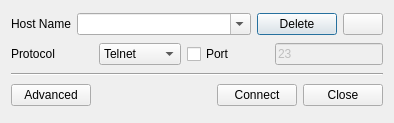
<?xml version="1.0" encoding="UTF-8"?>
<ui version="4.0">
 <class>quickDialog</class>
 <widget class="QDialog" name="quickDialog">
  <property name="geometry">
   <rect>
    <x>0</x>
    <y>0</y>
    <width>394</width>
    <height>123</height>
   </rect>
  </property>
  <property name="sizePolicy">
   <sizepolicy hsizetype="Expanding" vsizetype="Expanding">
    <horstretch>0</horstretch>
    <verstretch>0</verstretch>
   </sizepolicy>
  </property>
  <property name="windowTitle">
   <string>Quick Login</string>
  </property>
  <layout class="QGridLayout">
   <item row="0" column="0">
    <layout class="QHBoxLayout">
     <item>
      <widget class="QLabel" name="TextLabel4">
       <property name="frameShape">
        <enum>QFrame::NoFrame</enum>
       </property>
       <property name="frameShadow">
        <enum>QFrame::Plain</enum>
       </property>
       <property name="text">
        <string>Host Name</string>
       </property>
      </widget>
     </item>
     <item>
      <widget class="QComboBox" name="historyComboBox">
       <property name="sizePolicy">
        <sizepolicy hsizetype="Expanding" vsizetype="Fixed">
         <horstretch>0</horstretch>
         <verstretch>0</verstretch>
        </sizepolicy>
       </property>
       <property name="editable">
        <bool>true</bool>
       </property>
       <property name="insertPolicy">
        <enum>QComboBox::NoInsert</enum>
       </property>
       <property name="duplicatesEnabled">
        <bool>true</bool>
       </property>
      </widget>
     </item>
     <item>
      <widget class="QPushButton" name="deletePushButton">
       <property name="text">
        <string>Delete</string>
       </property>
      </widget>
     </item>
     <item>
      <widget class="QPushButton" name="addPushButton">
       <property name="text">
        <string/>
       </property>
       <property name="icon">
        <iconset>
         <normaloff/>
        </iconset>
       </property>
      </widget>
     </item>
    </layout>
   </item>
   <item row="2" column="0">
    <widget class="Line" name="line">
     <property name="orientation">
      <enum>Qt::Horizontal</enum>
     </property>
    </widget>
   </item>
   <item row="3" column="0">
    <layout class="QHBoxLayout">
     <item>
      <widget class="QPushButton" name="advPushButton">
       <property name="text">
        <string>Advanced</string>
       </property>
      </widget>
     </item>
     <item>
      <spacer>
       <property name="orientation">
        <enum>Qt::Horizontal</enum>
       </property>
       <property name="sizeHint" stdset="0">
        <size>
         <width>40</width>
         <height>20</height>
        </size>
       </property>
      </spacer>
     </item>
     <item>
      <widget class="QPushButton" name="connectPushButton">
       <property name="text">
        <string>Connect</string>
       </property>
      </widget>
     </item>
     <item>
      <widget class="QPushButton" name="closePushButton">
       <property name="text">
        <string>Close</string>
       </property>
      </widget>
     </item>
    </layout>
   </item>
   <item row="1" column="0">
    <layout class="QHBoxLayout">
     <item>
      <widget class="QLabel" name="TextLabel6">
       <property name="sizePolicy">
        <sizepolicy hsizetype="Minimum" vsizetype="Preferred">
         <horstretch>0</horstretch>
         <verstretch>0</verstretch>
        </sizepolicy>
       </property>
       <property name="text">
        <string>Protocol</string>
       </property>
      </widget>
     </item>
     <item>
      <widget class="QComboBox" name="protocolComboBox">
       <item>
        <property name="text">
         <string>Telnet</string>
        </property>
       </item>
       <item>
        <property name="text">
         <string>SSH</string>
        </property>
       </item>
       <item>
        <property name="text">
         <string>Local</string>
        </property>
       </item>
      </widget>
     </item>
     <item>
      <widget class="QCheckBox" name="portCheck">
       <property name="text">
        <string>Port</string>
       </property>
      </widget>
     </item>
     <item>
      <widget class="QLineEdit" name="portEdit">
       <property name="enabled">
        <bool>false</bool>
       </property>
       <property name="sizePolicy">
        <sizepolicy hsizetype="Maximum" vsizetype="Fixed">
         <horstretch>0</horstretch>
         <verstretch>0</verstretch>
        </sizepolicy>
       </property>
       <property name="text">
        <string>23</string>
       </property>
      </widget>
     </item>
    </layout>
   </item>
  </layout>
 </widget>
 <layoutdefault spacing="6" margin="11"/>
 <tabstops>
  <tabstop>historyComboBox</tabstop>
  <tabstop>deletePushButton</tabstop>
  <tabstop>addPushButton</tabstop>
  <tabstop>advPushButton</tabstop>
  <tabstop>connectPushButton</tabstop>
  <tabstop>closePushButton</tabstop>
 </tabstops>
 <resources/>
 <connections/>
</ui>
